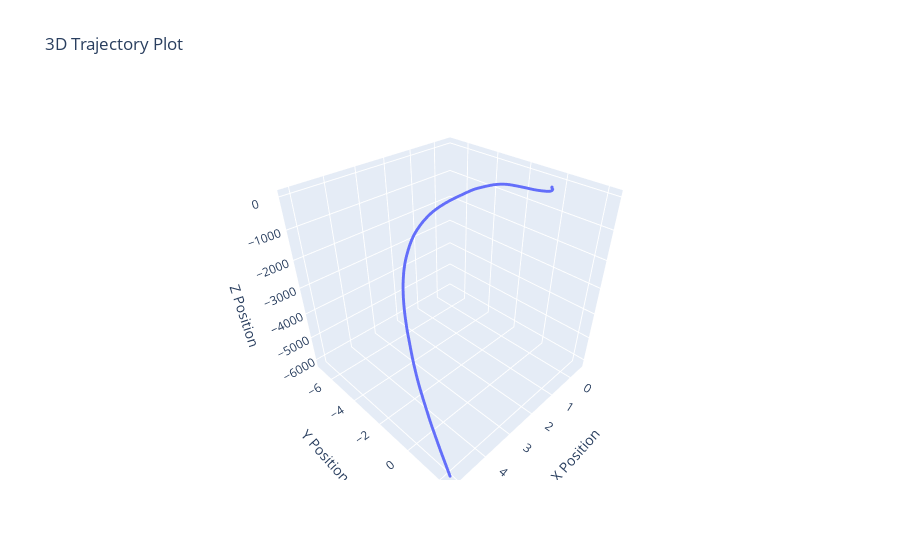

The notebook cell this image was saved under:
### Code cell
plot_trajectory(position)
compute_metrics(position, position_data)

### Figure 1 — Plotly figure (JSON) as saved in the notebook; plotly's stock layout.template omitted (floating-point values rounded to 4 significant figures; data arrays with more than 128 entries replaced by an {"elided": "..."} marker saying what was removed)
{"data": [{"marker": {"size": 1}, "mode": "markers+lines", "type": "scatter3d", "x": {"elided": "5000 float values"}, "y": {"elided": "5000 float values"}, "z": {"elided": "5000 float values"}}], "layout": {"scene": {"xaxis": {"title": {"text": "X Position"}}, "yaxis": {"title": {"text": "Y Position"}}, "zaxis": {"title": {"text": "Z Position"}}}, "title": {"text": "3D Trajectory Plot"}}}
